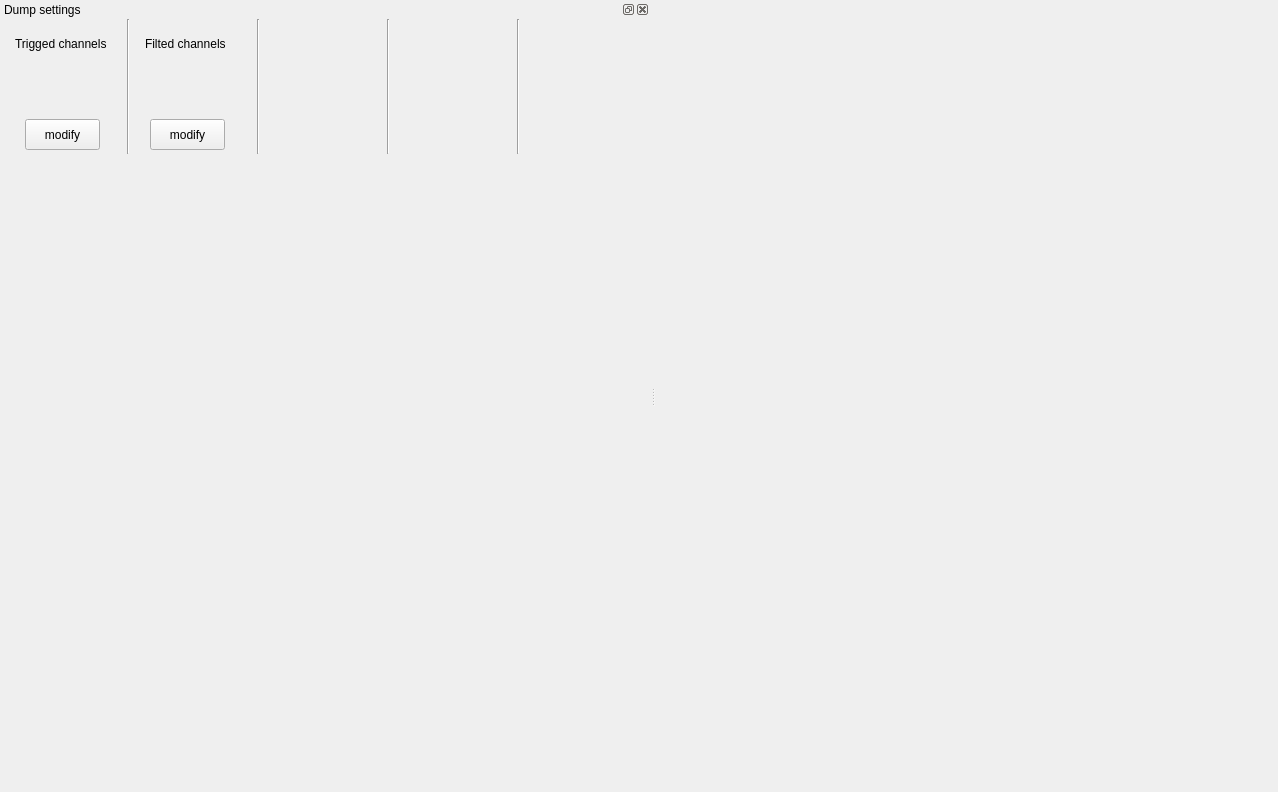
<?xml version="1.0" encoding="UTF-8"?>
<ui version="4.0">
 <class>MainWindow</class>
 <widget class="QMainWindow" name="MainWindow">
  <property name="geometry">
   <rect>
    <x>0</x>
    <y>0</y>
    <width>1278</width>
    <height>792</height>
   </rect>
  </property>
  <property name="sizePolicy">
   <sizepolicy hsizetype="Fixed" vsizetype="Maximum">
    <horstretch>10</horstretch>
    <verstretch>10</verstretch>
   </sizepolicy>
  </property>
  <property name="windowTitle">
   <string>qudi: Simple Data recorder</string>
  </property>
  <widget class="QWidget" name="centralwidget">
   <layout class="QGridLayout" name="gridLayout"/>
  </widget>
  <widget class="QMenuBar" name="menubar">
   <property name="geometry">
    <rect>
     <x>0</x>
     <y>0</y>
     <width>1278</width>
     <height>26</height>
    </rect>
   </property>
  </widget>
  <widget class="QDockWidget" name="dump_setting_DockWidget">
   <property name="sizePolicy">
    <sizepolicy hsizetype="Minimum" vsizetype="Minimum">
     <horstretch>0</horstretch>
     <verstretch>0</verstretch>
    </sizepolicy>
   </property>
   <property name="minimumSize">
    <size>
     <width>650</width>
     <height>150</height>
    </size>
   </property>
   <property name="windowTitle">
    <string>Dump settings</string>
   </property>
   <attribute name="dockWidgetArea">
    <number>1</number>
   </attribute>
   <widget class="QWidget" name="dockWidgetContents">
    <widget class="QLabel" name="triggedchannels_Label">
     <property name="geometry">
      <rect>
       <x>15</x>
       <y>10</y>
       <width>121</width>
       <height>30</height>
      </rect>
     </property>
     <property name="sizePolicy">
      <sizepolicy hsizetype="Minimum" vsizetype="Fixed">
       <horstretch>0</horstretch>
       <verstretch>0</verstretch>
      </sizepolicy>
     </property>
     <property name="text">
      <string>Trigged channels</string>
     </property>
    </widget>
    <widget class="Line" name="line">
     <property name="geometry">
      <rect>
       <x>120</x>
       <y>0</y>
       <width>16</width>
       <height>135</height>
      </rect>
     </property>
     <property name="orientation">
      <enum>Qt::Vertical</enum>
     </property>
    </widget>
    <widget class="Line" name="line_2">
     <property name="geometry">
      <rect>
       <x>250</x>
       <y>0</y>
       <width>16</width>
       <height>135</height>
      </rect>
     </property>
     <property name="orientation">
      <enum>Qt::Vertical</enum>
     </property>
    </widget>
    <widget class="QPushButton" name="triggedchannels_PushButton">
     <property name="geometry">
      <rect>
       <x>25</x>
       <y>100</y>
       <width>75</width>
       <height>31</height>
      </rect>
     </property>
     <property name="text">
      <string>modify</string>
     </property>
    </widget>
    <widget class="Line" name="line_3">
     <property name="geometry">
      <rect>
       <x>380</x>
       <y>0</y>
       <width>16</width>
       <height>135</height>
      </rect>
     </property>
     <property name="orientation">
      <enum>Qt::Vertical</enum>
     </property>
    </widget>
    <widget class="Line" name="line_4">
     <property name="geometry">
      <rect>
       <x>510</x>
       <y>0</y>
       <width>16</width>
       <height>135</height>
      </rect>
     </property>
     <property name="orientation">
      <enum>Qt::Vertical</enum>
     </property>
    </widget>
    <widget class="QLabel" name="triggedchannels">
     <property name="geometry">
      <rect>
       <x>20</x>
       <y>39</y>
       <width>80</width>
       <height>51</height>
      </rect>
     </property>
     <property name="sizePolicy">
      <sizepolicy hsizetype="Minimum" vsizetype="Fixed">
       <horstretch>0</horstretch>
       <verstretch>0</verstretch>
      </sizepolicy>
     </property>
     <property name="text">
      <string/>
     </property>
    </widget>
    <widget class="QLabel" name="filtedchannels_Label">
     <property name="geometry">
      <rect>
       <x>145</x>
       <y>10</y>
       <width>91</width>
       <height>30</height>
      </rect>
     </property>
     <property name="sizePolicy">
      <sizepolicy hsizetype="Minimum" vsizetype="Fixed">
       <horstretch>0</horstretch>
       <verstretch>0</verstretch>
      </sizepolicy>
     </property>
     <property name="text">
      <string>Filted channels</string>
     </property>
    </widget>
    <widget class="QLabel" name="filtedchannels">
     <property name="geometry">
      <rect>
       <x>150</x>
       <y>39</y>
       <width>80</width>
       <height>51</height>
      </rect>
     </property>
     <property name="sizePolicy">
      <sizepolicy hsizetype="Minimum" vsizetype="Fixed">
       <horstretch>0</horstretch>
       <verstretch>0</verstretch>
      </sizepolicy>
     </property>
     <property name="text">
      <string/>
     </property>
    </widget>
    <widget class="QPushButton" name="filtedchannels_PushButton">
     <property name="geometry">
      <rect>
       <x>150</x>
       <y>100</y>
       <width>75</width>
       <height>31</height>
      </rect>
     </property>
     <property name="text">
      <string>modify</string>
     </property>
    </widget>
   </widget>
  </widget>
  <action name="action_start">
   <property name="checkable">
    <bool>true</bool>
   </property>
   <property name="icon">
    <iconset>
     <normaloff>../../artwork/icons/qudiTheme/22x22/start-counter.png</normaloff>../../artwork/icons/qudiTheme/22x22/start-counter.png</iconset>
   </property>
   <property name="text">
    <string>Start</string>
   </property>
   <property name="toolTip">
    <string>Start</string>
   </property>
  </action>
  <action name="viewAction">
   <property name="checkable">
    <bool>true</bool>
   </property>
   <property name="text">
    <string>action_view</string>
   </property>
   <property name="toolTip">
    <string>Show the Data display</string>
   </property>
  </action>
  <action name="action_resume">
   <property name="checkable">
    <bool>true</bool>
   </property>
   <property name="enabled">
    <bool>false</bool>
   </property>
   <property name="icon">
    <iconset>
     <normaloff>../../artwork/icons/qudiTheme/22x22/restart-counter.png</normaloff>
     <activeon>../../artwork/icons/qudiTheme/22x22/stop-counter.png</activeon>../../artwork/icons/qudiTheme/22x22/restart-counter.png</iconset>
   </property>
   <property name="text">
    <string>Resume</string>
   </property>
   <property name="toolTip">
    <string>resume measurement</string>
   </property>
  </action>
  <action name="action_save">
   <property name="icon">
    <iconset>
     <normaloff>../../artwork/icons/oxygen/22x22/document-save.png</normaloff>../../artwork/icons/oxygen/22x22/document-save.png</iconset>
   </property>
   <property name="text">
    <string>&amp;Save</string>
   </property>
   <property name="toolTip">
    <string>Save odmr data</string>
   </property>
  </action>
 </widget>
 <resources/>
 <connections/>
</ui>
